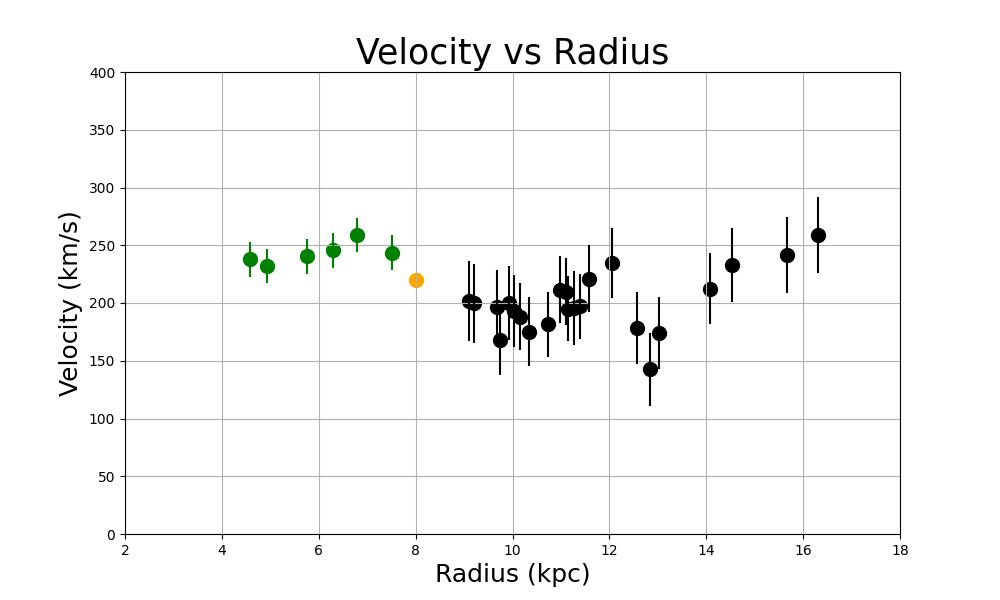

Here is the Python script that generated this plot:
#velocity.py
#calculates rotation curve using radio telescope doppler shift data
#user enters data into file called parameters.dat
#corrects for motion of sun toward apex in LSR
#modified 3/29/2023

import read_params
import math

radiustangent=[0];velocitytangent=[0]
radiussolar=[0];velocitysolar=[0]
radius=[0];velocity=[0]
vel_err_tan=[0];vel_err_chord=[0]

degtorad=3.14159/180.0
lytokpc=1/3260.0
pi=3.14159

#Read parameter file
#Program assumes that apex velocity is between 0 and 90 degrees galactic longitude
#Last line calculates apex velocity projected onto galactic plane
params=read_params.params()
solar_radius=float(params[0])
lsr_vel=float(params[1])
apex_alpha=degtorad*float(params[3])
apex_velocity=float(params[2])*math.cos(degtorad*float(params[4]))

#Determine number of tangent points and chord points
tangent_params=read_params.tangent_params()
NI=int((len(tangent_params))/3)  #total number of tangent points
chord_params=read_params.chord_params()
NO=int((len(chord_params))/4)  #total number of chord points

#Calculate velocities using tangent point method.  Inner points only.
for i in range(NI):
    gallon_rads=degtorad*float(tangent_params[i*3])
    vel_dop_shf=float(tangent_params[i*3+1])
    radiustangent.append(solar_radius*math.sin(gallon_rads))
    aaa=lsr_vel*math.sin(gallon_rads)
    apex_radial_vel=apex_velocity*math.cos(gallon_rads-apex_alpha)
    velocitytangent.append(vel_dop_shf+aaa+apex_radial_vel)
    vel_err_tan.append(float(tangent_params[i*3+2]))  
#next i
radiustangent.pop(0)
velocitytangent.pop(0)
vel_err_tan.pop(0)

#Sun
radiussolar.append(solar_radius)    
velocitysolar.append(lsr_vel)
radiussolar.pop(0)
velocitysolar.pop(0)

#Calculate velocities using chord method
#
#Inner points: (0-90 degrees) v-shift is positive (receding)
#Magnitude of LSR vel-shift is greater than magnitude of OBS vel-shift, by apex velocity component
#Note: When the line of sight intersects 2 points on the inside circle, both points give identical v-shifts
#
#Outer points: (0-145 degrees) v-shift is negative (approaching):
#Magnitude of LSR vel-shift is less than magnitude of OBS vel-shift, by apex velocity component
#
#Outer points: (145-180 degrees) v-shift is negative (approaching):
#Magnitude of LSR vel-shift is greater than magnitude of OBS vel-shift, by apex velocity component

for i in range(NO):
    j=int(chord_params[i*4])
    if j<180:
        gallon_rads=degtorad*float(chord_params[i*4])
        object_radius=lytokpc*float(chord_params[i*4+1])
        vel_dop_shf=float(chord_params[i*4+2])
        b5=gallon_rads
        b11=lsr_vel
        a8=object_radius
        b8=solar_radius
        beta=math.asin((b8/a8)*math.sin(b5))
        lsr_radial_vel=b11*math.sin(b5)
        phi=0.5*pi-beta
        apex_radial_vel=apex_velocity*math.cos(gallon_rads-apex_alpha) 
        #apex_radial_vel is POS for gallon<145 and NEG for gallon>145)
        object_vel=(lsr_radial_vel+vel_dop_shf+apex_radial_vel)/math.cos(phi)
        radius.append(object_radius)      
        velocity.append(object_vel)
        vel_err_chord.append(float(chord_params[i*4+3]))  
    #next i

#Outer points: (180-270 degrees) v-shift is positive (receding)
#Magnitude of LSR vel-shift is less than magnitude of OBS vel-shift, by apex velocity component

for i in range(NO):
    j=int(chord_params[i*4])
    if j>180:
        gallon_rads=degtorad*float(chord_params[i*4])
        object_radius=lytokpc*float(chord_params[i*4+1])
        vel_dop_shf=float(chord_params[i*4+2])
        f5=gallon_rads
        f8=solar_radius
        e8=object_radius
        beta=math.asin((f8/e8)*math.sin(2*pi-f5))
        phi=0.5*pi-beta
        lsr_radial_vel=lsr_vel*math.cos(1.5*pi-f5)
        apex_radial_vel=apex_velocity*math.cos(gallon_rads-apex_alpha) 
        #apex_radial_vel is NEG for gallon>180
        object_vel=(lsr_radial_vel-(vel_dop_shf+apex_radial_vel))/math.cos(phi)
        radius.append(object_radius)
        velocity.append(object_vel)
        vel_err_chord.append(float(chord_params[i*4+3]))  
    #next i
#endfor
radius.pop(0)
velocity.pop(0)
vel_err_chord.pop(0)

with open("velocity.dat", 'w') as g:
    g.write("Radius (kpc), Velocity (km/s)");g.write("\n")
    print("Radius (kpc), Velocity (km/s)")
    for i in range(NI):
        print(radiustangent[i],int(velocitytangent[i]),int(vel_err_tan[i]))
        g.write(str(radiustangent[i]));g.write(" ");g.write(str(velocitytangent[i]));g.write(" ");g.write(str(vel_err_tan[i]));g.write("\n")
    #endfor
    print(radiussolar[0],int(velocitysolar[0])," 0.0")
    g.write(str(radiussolar[0]));g.write(" ");g.write(str(velocitysolar[0]));g.write(" 0.0");g.write("\n")
    for i in range(NO):
        print(radius[i],int(velocity[i]),int(vel_err_chord[i]))
        g.write(str(radius[i]));g.write(" ");g.write(str(velocity[i]));g.write(" ");g.write(str(vel_err_chord[i]));g.write("\n")
    #endfor
g.closed
True

#Plot velocity versus radius
import matplotlib.pyplot as plt
from mpl_toolkits import mplot3d
fig=plt.figure(figsize=(10,6))
ax=plt.axes()
ax.scatter(radiustangent,velocitytangent,c='green',s=100)
ax.scatter(radiussolar,velocitysolar,c='orange',s=100)
ax.scatter(radius,velocity,c='black',s=100)
ax.errorbar(radiustangent,velocitytangent,vel_err_tan,linestyle='',color='green')
ax.errorbar(radius,velocity,vel_err_chord,linestyle='',color='black')
ax.set_title("Velocity vs Radius",fontsize=25)
ax.set_xlabel("Radius (kpc)",fontsize=18)
ax.set_xlim(2,18)
ax.set_xticks([2,4,6,8,10,12,14,16,18])
ax.set_ylabel("Velocity (km/s)",fontsize=18)
ax.set_ylim(0,400)
ax.set_yticks([0,50,100,150,200,250,300,350,400])
plt.grid()
plt.show()

exit()

 
